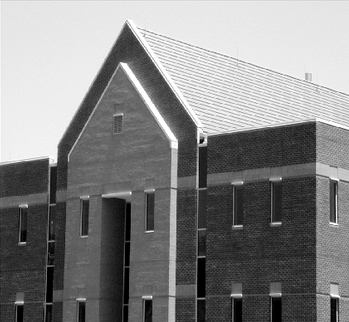
//> input picture opencv/opencv20230826/8图像边缘检测/LoG边缘检测算子/test.jpg, 349 x 322 px
$ ./test   (built with g++ and OpenCV 4)
//> lines starting //> are read from the running program, lines starting //| are printed output that depends on the picture; after the words box and inside, x2 and y2 are one past the last pixel; in counts of white or black regions, pixels touching at a corner belong together
#include <iostream>
#include <opencv2/core/core.hpp>
#include <opencv2/highgui/highgui.hpp>
#include <opencv2/opencv.hpp>
#include <opencv2/imgproc/types_c.h>
#include <opencv2/highgui/highgui_c.h>
using namespace cv;
using namespace std;


//x，y方向联合实现获取高斯模板
void generateGaussMask(cv::Mat& Mask, cv::Size wsize, double sigma) {
	Mask.create(wsize, CV_64F);
	int h = wsize.height;
	int w = wsize.width;
	int center_h = (h - 1) / 2;
	int center_w = (w - 1) / 2;
	double sum = 0.0;
	double x, y;
	for (int i = 0; i < h; ++i) {
		y = pow(i - center_h, 2);
		for (int j = 0; j < w; ++j) {
			x = pow(j - center_w, 2);
			//因为最后都要归一化的，常数部分可以不计算，也减少了运算量
			double g = exp(-(x + y) / (2 * sigma * sigma));
			Mask.at<double>(i, j) = g;
			sum += g;
		}
	}
	Mask = Mask / sum;
}


//按二维高斯函数实现高斯滤波
///
void GaussianFilter(cv::Mat& src, cv::Mat& dst, cv::Mat window) {
	int hh = (window.rows - 1) / 2;
	int hw = (window.cols - 1) / 2;
	dst = cv::Mat::zeros(src.size(), src.type());
	//边界填充
	cv::Mat Newsrc;
	cv::copyMakeBorder(src, Newsrc, hh, hh, hw, hw, cv::BORDER_REPLICATE);//边界复制

	//高斯滤波
	for (int i = hh; i < src.rows + hh; ++i) {
		for (int j = hw; j < src.cols + hw; ++j) {
			double sum[3] = { 0 };

			for (int r = -hh; r <= hh; ++r) {
				for (int c = -hw; c <= hw; ++c) {
					if (src.channels() == 1) {
						sum[0] = sum[0] + Newsrc.at<uchar>(i + r, j + c) * window.at<double>(r + hh, c + hw);
					}
					else if (src.channels() == 3) {
						cv::Vec3b rgb = Newsrc.at<cv::Vec3b>(i + r, j + c);
						sum[0] = sum[0] + rgb[0] * window.at<double>(r + hh, c + hw);//B
						sum[1] = sum[1] + rgb[1] * window.at<double>(r + hh, c + hw);//G
						sum[2] = sum[2] + rgb[2] * window.at<double>(r + hh, c + hw);//R
					}
				}
			}

			for (int k = 0; k < src.channels(); ++k) {
				if (sum[k] < 0)
					sum[k] = 0;
				else if (sum[k] > 255)
					sum[k] = 255;
			}
			if (src.channels() == 1)
			{
				dst.at<uchar>(i - hh, j - hw) = static_cast<uchar>(sum[0]);
			}
			else if (src.channels() == 3)
			{
				cv::Vec3b rgb = { static_cast<uchar>(sum[0]), static_cast<uchar>(sum[1]), static_cast<uchar>(sum[2]) };
				dst.at<cv::Vec3b>(i - hh, j - hw) = rgb;
			}

		}
	}

}


//DOG高斯差分
///
void DOG1(cv::Mat& src, cv::Mat& dst, cv::Size wsize, double sigma, double k = 1.6) {
	cv::Mat Mask1, Mask2, gaussian_dst1, gaussian_dst2;
	generateGaussMask(Mask1, wsize, k * sigma);//获取二维高斯滤波模板1
	generateGaussMask(Mask2, wsize, sigma);//获取二维高斯滤波模板2

	//高斯滤波
	GaussianFilter(src, gaussian_dst1, Mask1);
	GaussianFilter(src, gaussian_dst2, Mask2);

	dst = gaussian_dst1 - gaussian_dst2 - 1;

	cv::threshold(dst, dst, 0, 255, cv::THRESH_BINARY);
}


//DOG高斯差分--使用opencv的GaussianBlur

void DOG2(cv::Mat& src, cv::Mat& dst, cv::Size wsize, double sigma, double k = 1.6) {
	cv::Mat gaussian_dst1, gaussian_dst2;
	//高斯滤波
	cv::GaussianBlur(src, gaussian_dst1, wsize, k * sigma);
	cv::GaussianBlur(src, gaussian_dst2, wsize, sigma);

	dst = gaussian_dst1 - gaussian_dst2;
	cv::threshold(dst, dst, 0, 255, cv::THRESH_BINARY);
}

int main() {
	cv::Mat src = cv::imread("test.jpg");
//> src is the input picture: 322 rows x 349 cols, CV_8UC3; mean B, G, R 131.8, 131.8, 131.8
	if (src.empty()) {
		return -1;
	}
	if (src.channels() > 1) cv::cvtColor(src, src, CV_RGB2GRAY);
//> src: 322 rows x 349 cols, CV_8UC1
	cv::Mat edge1, edge2;
	DOG1(src, edge1, cv::Size(7, 7), 2);
//> in generateGaussMask, `int h = wsize.height;`: h = 7
//> in generateGaussMask, `int center_h = (h - 1) / 2;`: center_h = 3
//> the loop in generateGaussMask, `for (int i = 0; i < h; ++i)` made 7 passes
//> (y, sum) on passes 1 to 7: (9, 3.76), (4, 8.57), (1, 14.13), (0, 19.96), (1, 25.52), (4, 30.33), (9, 34.09)
//> after the loop in generateGaussMask, `for (int i = 0; i < h; ++i)`: x = 9; sum = 34.09
//> the loop in generateGaussMask (call 2), `for (int i = 0; i < h; ++i)` made 7 passes
//> (y, sum) on passes 1 to 7: (9, 1.5), (4, 4.31), (1, 8.39), (0, 13.02), (1, 17.1), (4, 19.91), (9, 21.41)
//> in GaussianFilter, `cv::copyMakeBorder(src, Newsrc, hh, hh, hw, hw, cv::BORDER_REPLICATE);`:
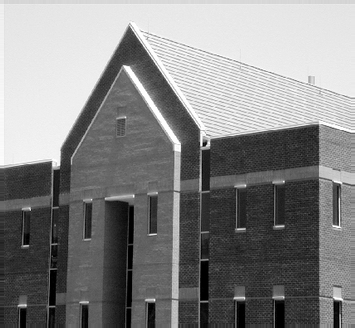
//> Newsrc: 328 rows x 355 cols, CV_8UC1; min 0, max 255, mean 132.5
//> after the loop in GaussianFilter, `for (int i = hh; i < src.rows + hh; ++i)`:
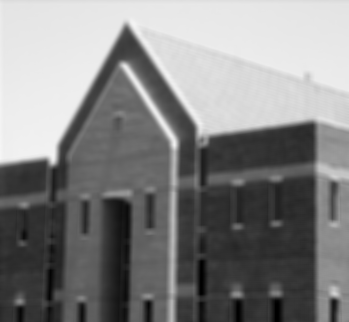
//> dst: 322 rows x 349 cols, CV_8UC1; min 0, max 246, mean 131.3
//> in DOG1, `dst = gaussian_dst1 - gaussian_dst2 - 1;`:
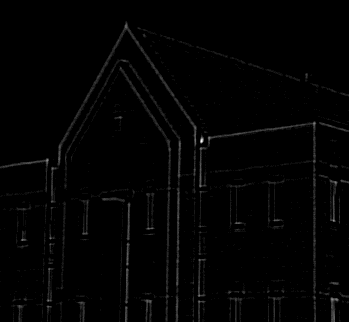
//> dst: 322 rows x 349 cols, CV_8UC1; min 0, max 19, mean 0.212; drawn with min black and max white
//> in DOG1, `cv::threshold(dst, dst, 0, 255, cv::THRESH_BINARY);`:
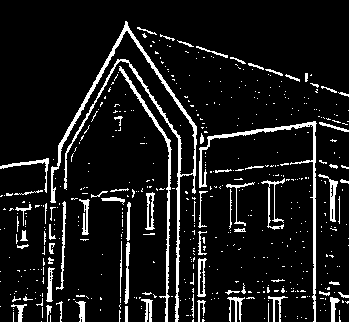
//> dst: 322 rows x 349 cols, CV_8UC1; 9.5% white in thin lines or dots
	DOG2(src, edge2, cv::Size(7, 7), 2);
//> in DOG2, `cv::threshold(dst, dst, 0, 255, cv::THRESH_BINARY);`:
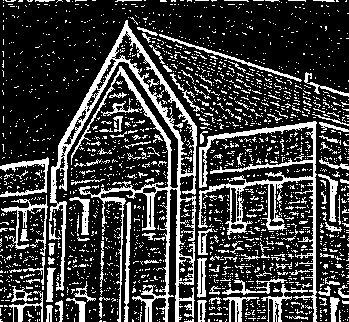
//> dst: 322 rows x 349 cols, CV_8UC1; 24% white; 2108 white regions (1982 under 20 px), largest, box (x1, y1, x2, y2) and area: (49, 20, 197, 322) 7357, (198, 121, 317, 322) 3311, (1, 195, 48, 256) 544
	cv::namedWindow("src", CV_WINDOW_NORMAL);
	imshow("src", src);
	cv::namedWindow("My_DOG", CV_WINDOW_NORMAL);
	imshow("My_DOG", edge1);

	cv::namedWindow("Opencv_DOG", CV_WINDOW_NORMAL);
	imshow("Opencv_DOG", edge2);
	cv::waitKey(0);
	return 0;
}
